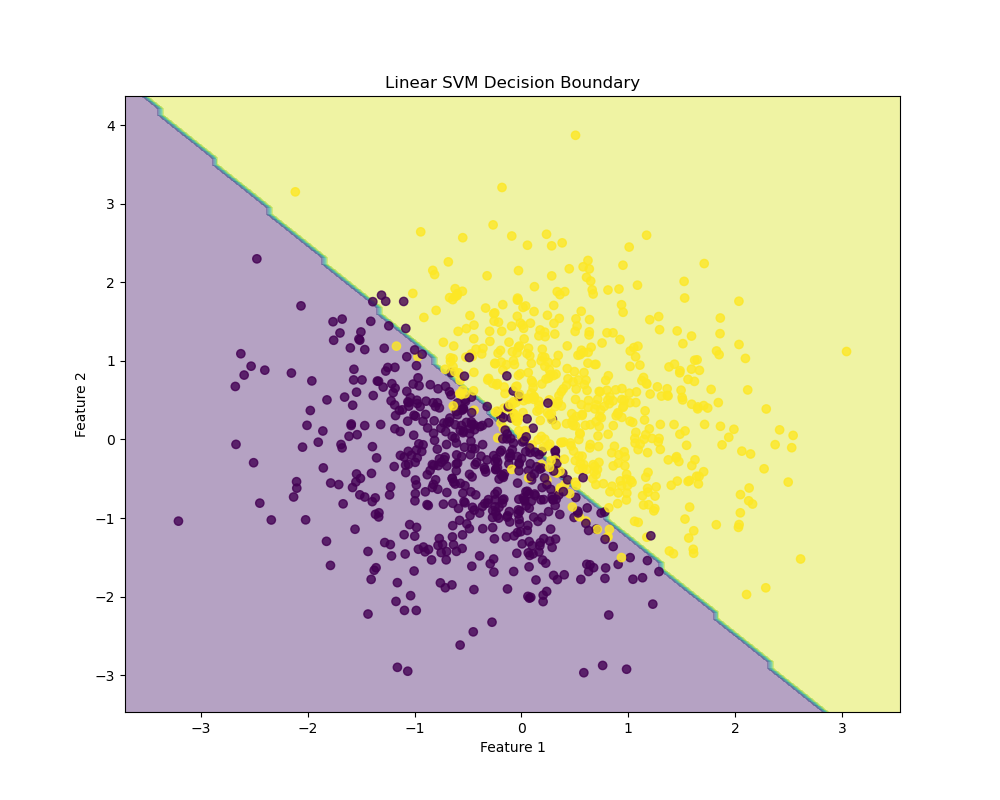

Python code for this plot:
import numpy as np
from sklearn.metrics import accuracy_score, classification_report
import matplotlib.pyplot as plt
from sklearn.preprocessing import StandardScaler
from tqdm import tqdm

class SVM:
    def __init__(self, kernel='linear', C=1.0, max_iter=1000, learning_rate=0.001, batch_size=1000):
        self.kernel = kernel
        self.C = C
        self.max_iter = max_iter
        self.learning_rate = learning_rate
        self.batch_size = batch_size
        self.w = None
        self.b = 0
        self.support_vectors = None
        self.support_vector_labels = None
        self.alpha = None

    def linear_kernel_batch(self, x1, x2):
        """Compute linear kernel for batches of data."""
        return np.dot(x1, x2.T)

    def rbf_kernel_batch(self, x1, x2, gamma=0.1):
        """Compute RBF kernel for batches of data."""
        norm_sq = np.sum(x1**2, axis=1).reshape(-1, 1) + \
                 np.sum(x2**2, axis=1) - \
                 2 * np.dot(x1, x2.T)
        return np.exp(-gamma * norm_sq)

    def compute_kernel_batch(self, x1, x2):
        """Compute kernel for a batch of data."""
        if self.kernel == 'linear':
            return self.linear_kernel_batch(x1, x2)
        return self.rbf_kernel_batch(x1, x2)

    def fit(self, X, y):
        """Train SVM using mini-batch processing."""
        n_samples, n_features = X.shape
        self.alpha = np.zeros(n_samples)
        
        # For linear SVM, initialize weights
        if self.kernel == 'linear':
            self.w = np.zeros(n_features)

        n_batches = int(np.ceil(n_samples / self.batch_size))
        
        for epoch in tqdm(range(self.max_iter), desc="Training SVM"):
            indices = np.random.permutation(n_samples)
            alpha_diff_total = 0
            
            for i in range(n_batches):
                start_idx = i * self.batch_size
                end_idx = min(start_idx + self.batch_size, n_samples)
                batch_indices = indices[start_idx:end_idx]
                
                X_batch = X[batch_indices]
                y_batch = y[batch_indices]
                
                # Compute kernel matrix for batch
                K_batch = self.compute_kernel_batch(X_batch, X_batch)
                
                # Update alpha for batch
                for j in range(len(batch_indices)):
                    idx = batch_indices[j]
                    if self.kernel == 'linear':
                        output = np.dot(X[idx], self.w) + self.b
                    else:
                        kernel_row = self.compute_kernel_batch(X[idx].reshape(1, -1), X_batch)
                        output = np.sum(self.alpha[batch_indices] * y_batch * kernel_row) + self.b
                    
                    error = output - y[idx]
                    alpha_old = self.alpha[idx]
                    self.alpha[idx] = np.clip(alpha_old - self.learning_rate * error * y[idx], 0, self.C)
                    
                    # Update weights for linear SVM
                    if self.kernel == 'linear':
                        self.w += (self.alpha[idx] - alpha_old) * y[idx] * X[idx]
                    
                    alpha_diff_total += abs(self.alpha[idx] - alpha_old)
                    
                    # Update bias
                    self.b -= self.learning_rate * error
            
            # Check convergence
            if alpha_diff_total < 1e-5:
                print(f"Converged at epoch {epoch}")
                break
        
        # Store support vectors (only store indices to save memory)
        sv_indices = self.alpha > 1e-5
        self.support_vectors = X[sv_indices]
        self.support_vector_labels = y[sv_indices]
        self.alpha = self.alpha[sv_indices]

    def predict(self, X):
        """Make predictions using batch processing."""
        n_samples = X.shape[0]
        predictions = np.zeros(n_samples)
        
        for i in range(0, n_samples, self.batch_size):
            end_idx = min(i + self.batch_size, n_samples)
            X_batch = X[i:end_idx]
            
            if self.kernel == 'linear':
                predictions[i:end_idx] = np.dot(X_batch, self.w) + self.b
            else:
                kernel_batch = self.compute_kernel_batch(X_batch, self.support_vectors)
                predictions[i:end_idx] = np.sum(self.alpha * 
                                              self.support_vector_labels * 
                                              kernel_batch, axis=1) + self.b
        
        return np.sign(predictions)

def generate_dataset(n_samples=100000, n_features=2, kernel_type='linear'):
    """Generate synthetic dataset with controlled size."""
    np.random.seed(42)
    
    if kernel_type == 'linear':
        X = np.random.randn(n_samples, n_features)
        w = np.random.randn(n_features)
        y = np.sign(np.dot(X, w) + np.random.normal(0, 0.1, n_samples))
    else:
        X = np.random.randn(n_samples, n_features)
        radius = np.sum(X**2, axis=1)
        y = np.where(radius < 2, 1, -1)
        noise_idx = np.random.choice(n_samples, size=int(0.1 * n_samples))
        y[noise_idx] *= -1
    
    return X, y

# Generate smaller test datasets first
n_samples = 10000  # Starting with a smaller dataset for testing
X_linear, y_linear = generate_dataset(n_samples=n_samples, kernel_type='linear')
X_nonlinear, y_nonlinear = generate_dataset(n_samples=n_samples, kernel_type='nonlinear')

# Standardize features
scaler = StandardScaler()
X_linear_scaled = scaler.fit_transform(X_linear)
X_nonlinear_scaled = scaler.fit_transform(X_nonlinear)

# Train and evaluate linear SVM
print("\nTraining Linear SVM...")
svm_linear = SVM(kernel='linear', C=1.0, max_iter=100, batch_size=1000)
svm_linear.fit(X_linear_scaled, y_linear)
y_pred_linear = svm_linear.predict(X_linear_scaled)
print("\nLinear SVM Accuracy:", accuracy_score(y_linear, y_pred_linear))
print("\nClassification Report:")
print(classification_report(y_linear, y_pred_linear))

# Train and evaluate RBF kernel SVM
print("\nTraining RBF Kernel SVM...")
svm_rbf = SVM(kernel='rbf', C=1.0, max_iter=100, batch_size=1000)
svm_rbf.fit(X_nonlinear_scaled, y_nonlinear)
y_pred_rbf = svm_rbf.predict(X_nonlinear_scaled)
print("\nRBF Kernel SVM Accuracy:", accuracy_score(y_nonlinear, y_pred_rbf))
print("\nClassification Report:")
print(classification_report(y_nonlinear, y_pred_rbf))

# Visualization function
def plot_decision_boundary(X, y, model, title):
    plt.figure(figsize=(10, 8))
    x_min, x_max = X[:, 0].min() - 0.5, X[:, 0].max() + 0.5
    y_min, y_max = X[:, 1].min() - 0.5, X[:, 1].max() + 0.5
    xx, yy = np.meshgrid(np.linspace(x_min, x_max, 100),
                         np.linspace(y_min, y_max, 100))
    
    Z = model.predict(np.c_[xx.ravel(), yy.ravel()])
    Z = Z.reshape(xx.shape)
    
    plt.contourf(xx, yy, Z, alpha=0.4)
    plt.scatter(X[:, 0], X[:, 1], c=y, alpha=0.8)
    plt.title(title)
    plt.xlabel('Feature 1')
    plt.ylabel('Feature 2')
    plt.show()

# Plot decision boundaries for a subset of data
plot_decision_boundary(X_linear_scaled[:1000], y_linear[:1000], 
                      svm_linear, 'Linear SVM Decision Boundary')
plot_decision_boundary(X_nonlinear_scaled[:1000], y_nonlinear[:1000], 
                      svm_rbf, 'RBF Kernel SVM Decision Boundary')
